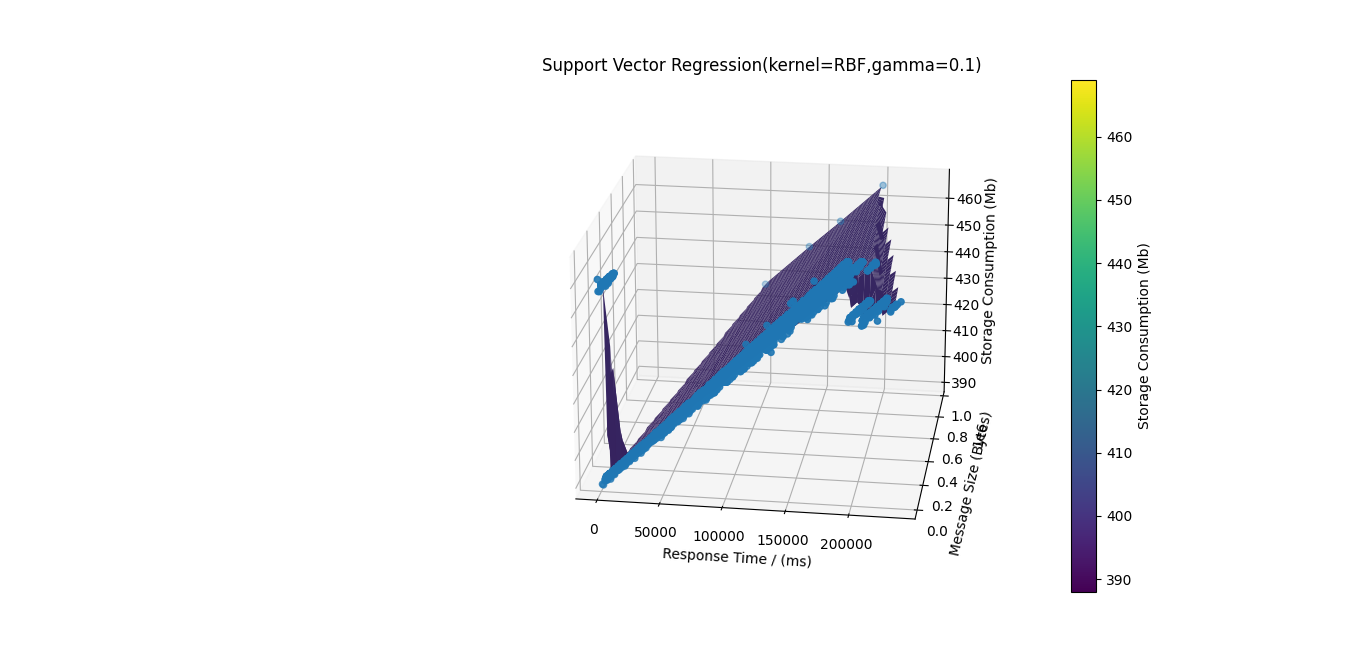

Generate this figure with Python:
import os
import pandas as pd
import numpy as np
from matplotlib import cm
from matplotlib import pyplot
from scipy.interpolate import griddata
from mpl_toolkits.mplot3d import Axes3D
from sklearn.metrics import mean_squared_error, r2_score
from matplotlib import font_manager as fm, rcParams 


df = pd.read_csv("E:\\t1.csv")

#S = df[['Kafka Total Space(mb)', 'CPU Utilization(%)', 'Message Size(bytes)']]
S= df.iloc[:,-9:-6].values
t = df['Kafka Total Space(mb)']

#S = S.reshape((len(S),1))
#print(S.shape)

#t = t.reshape(len(t),1)
#print(t.shape)
#feature scaling
from sklearn.preprocessing import StandardScaler
#sc_S = StandardScaler()
#sc_t = StandardScaler()
#S2 = sc_S.fit_transform(S)
#t2 = sc_t.fit_transform(t)


#fitting the SVR to the dataset
from sklearn.svm import SVR
regressor = SVR(kernel = 'rbf',C=1e4, gamma=0.1)
regressor.fit(S, t)



#displaying the 3D graph
x = S[:, 0]
y = S[:, 1]
p = S[:, 2]

z = t
zp = regressor.predict(S) #the predictions
rmse =np.sqrt(mean_squared_error(z,zp))
r2 = r2_score(z,zp)
print("RMSE:",rmse)
print("R2:",r2)

xi = np.linspace(min(x), max(x))
yi = np.linspace(min(y), max(y))
X, Y = np.meshgrid(xi, yi)
lon_lat = np.c_[x.ravel(), y.ravel()]
ZP = griddata(lon_lat, zp.ravel(), (X, Y))

#plotting
fig = pyplot.figure()
ax = fig.gca(projection='3d')
surf = ax.plot_surface(X, Y, ZP, rstride=1, cstride=1, facecolors=cm.viridis(ZP/3200), linewidth=0, antialiased=True)
ax.scatter(x, y, z,color='b')
ax.set_zlim3d(np.min(z), np.max(z))
colorscale = cm.ScalarMappable(cmap=cm.viridis)
colorscale.set_array(z)
fig.colorbar(colorscale, label='Storage Consumption (Mb)')
ax.set_xlabel('Response Time / (ms)')
ax.set_zlabel('Storage Consumption (Mb)')
ax.set_ylabel('Message Size (Bytes)')
ax.set_title('Support Vector Regression(kernel=RBF,gamma=0.1)')
pyplot.show()
